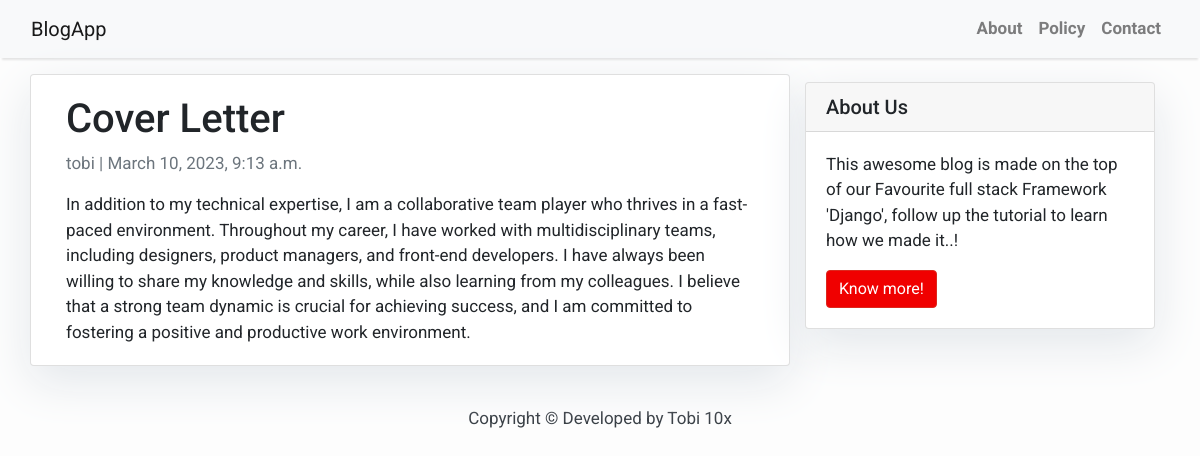
The app's page /cover-letter/ with its own data.
### blogapp/models.py (models this page shows, shortened)
class Post(models.Model):
    title = models.CharField(max_length=100, unique=True)
    slug = models.CharField(max_length=100, unique= True)
    author = models.ForeignKey(User, on_delete=models.CASCADE)
    updated_on = models.DateTimeField(auto_now=True)
    content = models.TextField()
    created_on = models.DateTimeField(auto_now=True)
    status = models.IntegerField(choices=STATUS, default=0)
    class Meta:
        ordering = ['created_on']

### blogapp/views.py (the view, shortened to what this page needs)
# urls.py: path('<slug:slug>/', views.PostDetailView.as_view(), name='post_detail'),
class PostDetailView(generic.DetailView):
    model = Post
    template_name = 'post-detail.html'

### blogapp/templates/post-detail.html
{% extends 'base.html' %} {% block content %}
<div class="container">
  <div class="row">
    <div class="col-md-8 card mb-4  mt-3 left  top">
      <div class="card-body">
        <h1>{% block title %} {{ object.title }} {% endblock title %}</h1>
        <p class=" text-muted">{{ post.author }} | {{ post.created_on }}</p>
        <p class="card-text ">{{ object.content | safe }}</p>
      </div>
    </div>
    {% block sidebar %} {% include 'sidebar.html' %} {% endblock sidebar %}
  </div>
</div>
{% endblock content %}

### blogapp/templates/base.html (style rules this page uses)
body { font-family: "Roboto", sans-serif; font-size: 17px; background-color: #fdfdfd; }

### blogapp/templates/sidebar.html (style rules this page uses)
.card { box-shadow: 0 16px 48px #E3E7EB; }

### records on screen
Post: title "Cover Letter", author "tobi", created_on "March 10, 2023, 9:13 a.m.", content "In addition to my technical expertise, I am a collaborative team player who thrives in a fast-paced environment. Throughout my career, I have worked with multidisciplinary teams, including designers, product managers, and front-end developers. I have always been willing to share my knowledge and skills, while also learning from my colleagues. I believe that a strong team dynamic is crucial for achieving success, and I am committed to fostering a positive and productive work environment."
